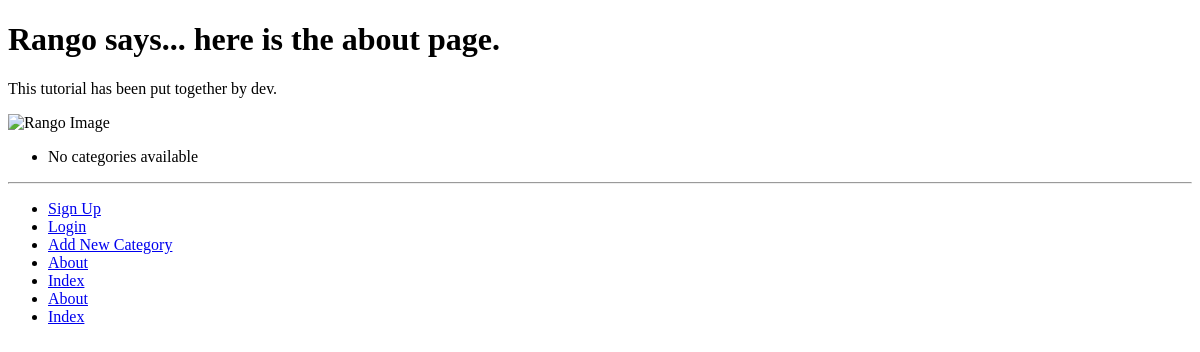
Page /rango/about/ on the earlier database version.
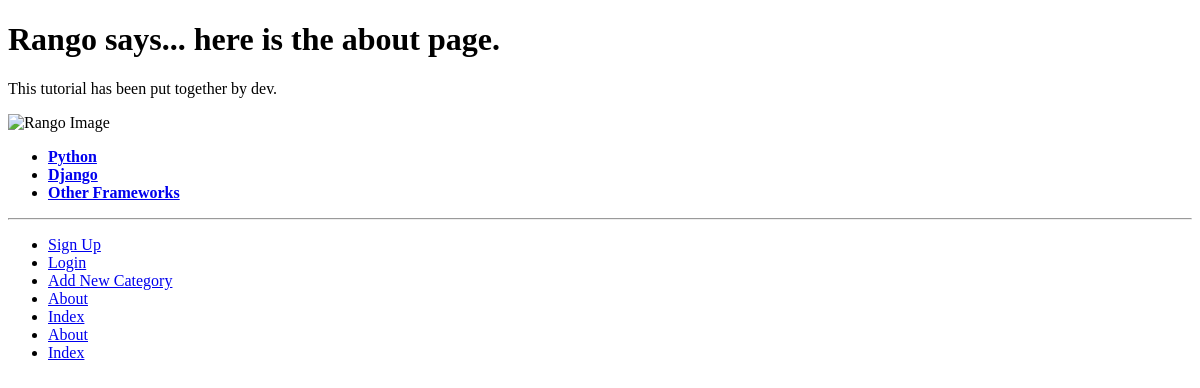
Same page on the later database version.
### rango/models.py (models this page shows, shortened)
class Category(models.Model):
    NAME_MAX_LENGTH = 128
    name = models.CharField(max_length=NAME_MAX_LENGTH, unique=True)
    views = models.IntegerField(default=0)
    likes = models.IntegerField(default=0)
    slug = models.SlugField(unique=True)
    class Meta:
        verbose_name_plural = 'Categories'

### rango/views.py (the view)
# urls.py: path('about/', views.about, name='about'),
def about(request):
    return render(request, 'rango/about.html')

### rango/templatetags/rango_template_tags.py (called while the page is built)
@register.inclusion_tag('rango/categories.html')
def get_category_list(current_category=None):
    return {'categories': Category.objects.all(),
        'current_category': current_category}

### templates/rango/about.html (shortened to what this page needs)
{% extends 'rango/base.html' %}
{% load static %}
{% block body_block %}
    <h1>Rango says... here is the about page.</h1>
    <p>This tutorial has been put together by dev.</p>
    <img src="{% static 'images/rango.jpg' %}" alt="Rango Image">
{% endblock %}

### templates/rango/categories.html
<ul>
{% if categories %}
    {% for c in categories %}
        <li>
            <strong>
                <a href="{% url 'rango:show_category' c.slug %}">{{ c.name }}</a>
            </strong>
        </li>
    {% endfor %}
{% else %}
    <li>No categories available</li>
{% endif %}
</ul>

Differences in the rows shown:
added Category: name "Python"
added Category: name "Django"
added Category: name "Other Frameworks"
Other differences:
text no longer shown: "No categories available"
